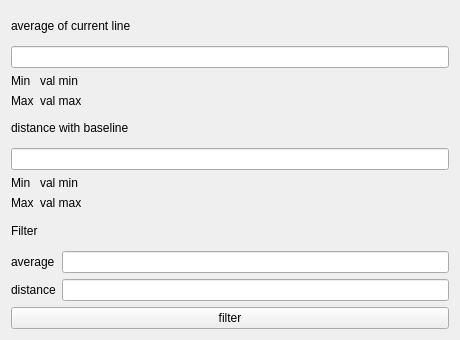
<?xml version="1.0" encoding="UTF-8"?>
<ui version="4.0">
 <class>PlotFilter</class>
 <widget class="QWidget" name="PlotFilter">
  <property name="geometry">
   <rect>
    <x>0</x>
    <y>0</y>
    <width>460</width>
    <height>340</height>
   </rect>
  </property>
  <property name="windowTitle">
   <string>Form</string>
  </property>
  <layout class="QGridLayout" name="gridLayout">
   <item row="8" column="0">
    <widget class="QLabel" name="labelFilterDistance">
     <property name="text">
      <string>distance</string>
     </property>
    </widget>
   </item>
   <item row="9" column="0" colspan="2">
    <widget class="QPushButton" name="btnFilter">
     <property name="text">
      <string>filter</string>
     </property>
    </widget>
   </item>
   <item row="2" column="0" colspan="2">
    <layout class="QFormLayout" name="formLayoutAvg">
     <item row="0" column="0">
      <widget class="QLabel" name="labelAvgMin">
       <property name="text">
        <string>Min</string>
       </property>
      </widget>
     </item>
     <item row="1" column="0">
      <widget class="QLabel" name="labelAvgMax">
       <property name="text">
        <string>Max</string>
       </property>
      </widget>
     </item>
     <item row="0" column="1">
      <widget class="QLabel" name="labelValAvgMin">
       <property name="text">
        <string>val min</string>
       </property>
      </widget>
     </item>
     <item row="1" column="1">
      <widget class="QLabel" name="labelValAvgMax">
       <property name="text">
        <string>val max</string>
       </property>
      </widget>
     </item>
    </layout>
   </item>
   <item row="1" column="0" colspan="2">
    <widget class="QLineEdit" name="lineEditValAverage"/>
   </item>
   <item row="0" column="0" colspan="2">
    <widget class="QLabel" name="labelValAverage">
     <property name="text">
      <string>average of current line</string>
     </property>
    </widget>
   </item>
   <item row="8" column="1">
    <widget class="QLineEdit" name="lineEditFilterDistance"/>
   </item>
   <item row="7" column="0">
    <widget class="QLabel" name="labelFilterAverage">
     <property name="text">
      <string>average</string>
     </property>
    </widget>
   </item>
   <item row="7" column="1">
    <widget class="QLineEdit" name="lineEditFilterAverage"/>
   </item>
   <item row="3" column="0" colspan="2">
    <widget class="QLabel" name="labelValDistance">
     <property name="text">
      <string>distance with baseline</string>
     </property>
    </widget>
   </item>
   <item row="4" column="0" colspan="2">
    <widget class="QLineEdit" name="lineEditValDistance"/>
   </item>
   <item row="6" column="0" colspan="2">
    <widget class="QLabel" name="labelFilter">
     <property name="text">
      <string>Filter</string>
     </property>
    </widget>
   </item>
   <item row="5" column="0" colspan="2">
    <layout class="QFormLayout" name="formLayoutDist">
     <item row="0" column="0">
      <widget class="QLabel" name="labelDistMin">
       <property name="text">
        <string>Min</string>
       </property>
      </widget>
     </item>
     <item row="1" column="0">
      <widget class="QLabel" name="labelDistMax">
       <property name="text">
        <string>Max</string>
       </property>
      </widget>
     </item>
     <item row="0" column="1">
      <widget class="QLabel" name="labelValDistMin">
       <property name="text">
        <string>val min</string>
       </property>
      </widget>
     </item>
     <item row="1" column="1">
      <widget class="QLabel" name="labelValDistMax">
       <property name="text">
        <string>val max</string>
       </property>
      </widget>
     </item>
    </layout>
   </item>
  </layout>
 </widget>
 <resources/>
 <connections/>
</ui>
